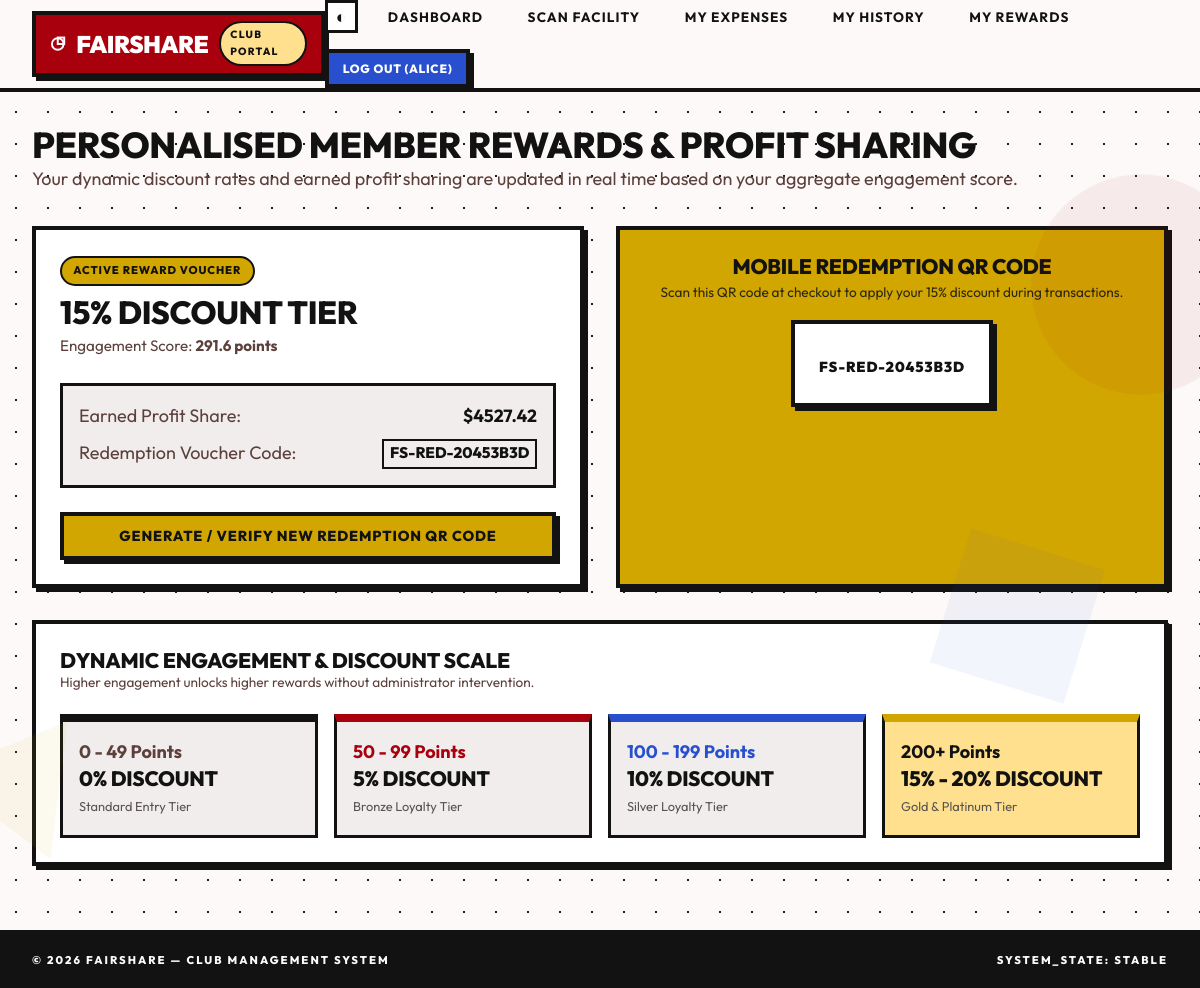
The app's page /member/rewards (signed in), older data.
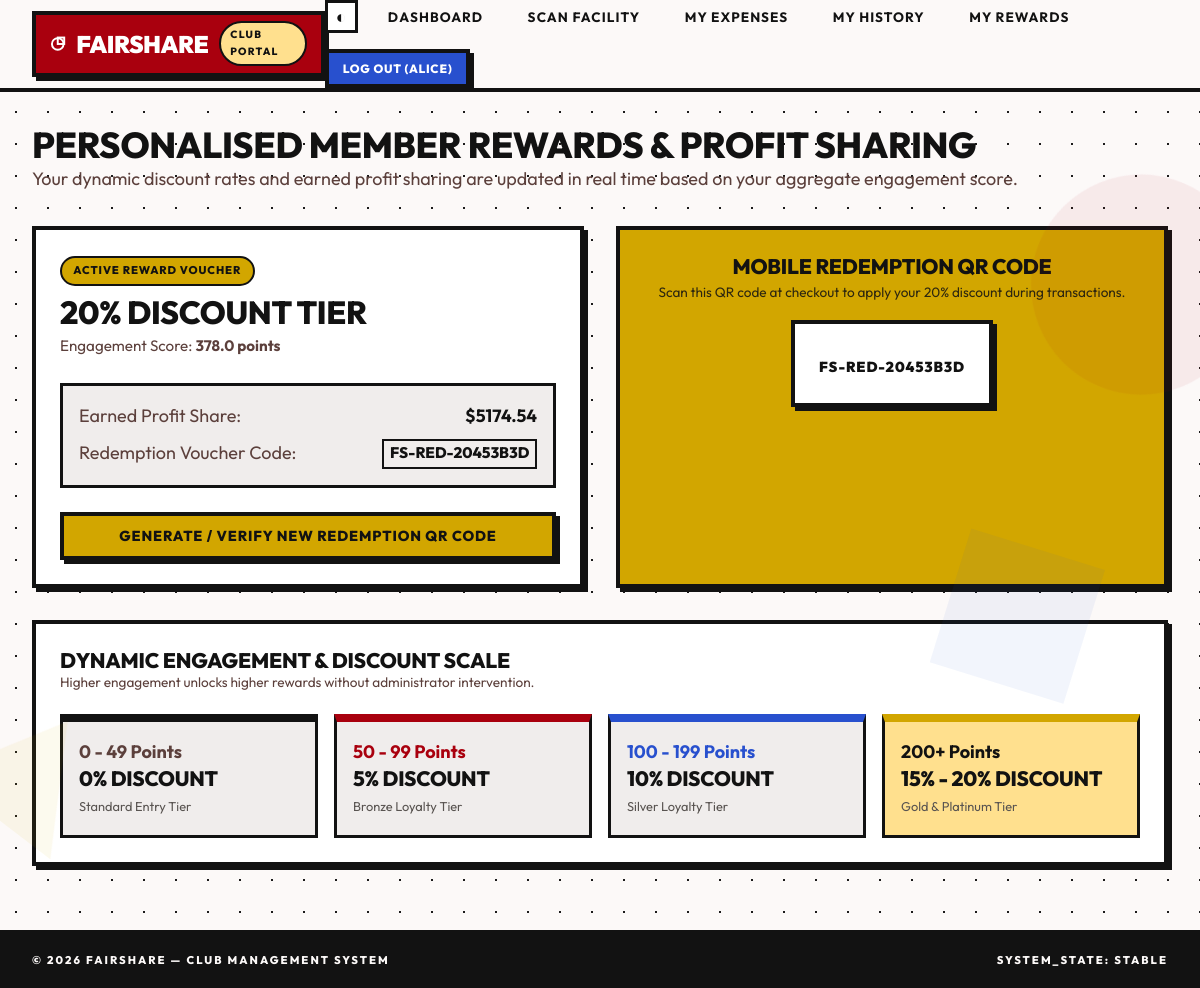
The same page, newer data.
### tables this page shows
CREATE TABLE rewards (
            id INTEGER PRIMARY KEY AUTOINCREMENT,
            member_id INTEGER NOT NULL,
            engagement_score REAL DEFAULT 0.0,
            discount_percentage REAL DEFAULT 0.0,
            earned_profit_share REAL DEFAULT 0.0,
            redemption_code TEXT UNIQUE NOT NULL,
            status TEXT DEFAULT 'active' CHECK(status IN ('active', 'redeemed')),
            created_at TIMESTAMP DEFAULT CURRENT_TIMESTAMP,
            FOREIGN KEY (member_id) REFERENCES members (id) ON DELETE CASCADE
        );

### main.py (the view)
@app.route('/member/rewards', methods=['GET', 'POST'])
@login_required
def member_rewards():
    conn = get_db()
    cursor = conn.cursor()
    cursor.execute("SELECT id FROM members WHERE user_id = ?", (session['user_id'],))
    member = cursor.fetchone()
    rewards = EngagementEngine.update_member_rewards(member['id'])
    if request.method == 'POST':
        cursor.execute("UPDATE rewards SET status = 'redeemed' WHERE member_id = ? AND status = 'active'", (member['id'],))
        conn.commit()
        rewards = EngagementEngine.update_member_rewards(member['id'])
        flash('Voucher code generated & verified!', 'success')
    conn.close()
    return render_template('member/rewards.html', rewards=rewards)

### database.py (called while the page is built)
def get_db():
    db_path = Config.DATABASE
    os.makedirs(os.path.dirname(db_path), exist_ok=True)
    conn = sqlite3.connect(db_path)
    conn.row_factory = sqlite3.Row
    conn.execute("PRAGMA foreign_keys = ON;")
    return conn

### main.py (called while the page is built)
@app.after_request
def add_header(response):
    if app.debug:
        response.headers['Cache-Control'] = 'no-cache, no-store, must-revalidate'
    else:
        response.headers['Cache-Control'] = 'public, max-age=3600'
    return response

def login_required(f):
    @functools.wraps(f)
    def decorated_function(*args, **kwargs):
        if 'user_id' not in session:
            flash('Please log in to access this page.', 'warning')
            return redirect(url_for('login'))
        return f(*args, **kwargs)
    return decorated_function

### models.py (called while the page is built)
    @staticmethod
    def get_settings():
        conn = get_db()
        cursor = conn.cursor()
        cursor.execute("SELECT * FROM reward_settings ORDER BY id DESC LIMIT 1")
        settings = cursor.fetchone()
        conn.close()
        return settings

### templates/member/rewards.html (shortened to what this page needs)
{% extends "base.html" %}
{% block content %}
<div style="margin-bottom: 2rem;">
  <h1>Personalised Member Rewards & Profit Sharing</h1>
  <p style="color: var(--text-muted);">Your dynamic discount rates and earned profit sharing are updated in real time based on your aggregate engagement score.</p>
</div>
<div class="grid grid-cols-2" style="gap: 2rem; margin-bottom: 2rem;">
  <div class="card">
    <span class="badge badge-emerald" style="margin-bottom: 0.5rem;">Active Reward Voucher</span>
    <h2 style="font-size: 2rem; margin-bottom: 0.25rem;">{{ "%.0f"|format(rewards.discount_percentage) }}% Discount Tier</h2>
    <p style="color: var(--text-muted); font-size: 0.95rem; margin-bottom: 1.5rem;">Engagement Score: <strong>{{ "%.1f"|format(rewards.engagement_score) }} points</strong></p>
    <div style="background: var(--surface-dim); border: 3px solid var(--ink); padding: 1rem; margin-bottom: 1.5rem;">
      <div style="display: flex; justify-content: space-between; margin-bottom: 0.5rem;">
        <span style="color: var(--text-muted);">Earned Profit Share:</span>
        <strong style="color: var(--ink); font-size: 1.1rem;">${{ "%.2f"|format(rewards.earned_profit_share) }}</strong>
      </div>
      <div style="display: flex; justify-content: space-between;">
        <span style="color: var(--text-muted);">Redemption Voucher Code:</span>
        <code style="color: var(--ink); font-weight: 800;">{{ rewards.redemption_code }}</code>
      </div>
    </div>
    <form action="{{ url_for('member_rewards') }}" method="POST">
      <button type="submit" class="btn btn-emerald" style="width: 100%;">
        Generate / Verify New Redemption QR Code
      </button>
    </form>
  </div>
  <div class="card card-yellow" style="text-align: center;">
    <h3 style="color: var(--ink);">Mobile Redemption QR Code</h3>
    <p style="color: var(--ink); font-size: 0.85rem; margin-top: 0.25rem; opacity: 0.85;">Scan this QR code at checkout to apply your {{ "%.0f"|format(rewards.discount_percentage) }}% discount during transactions.</p>
    <div style="background: #ffffff; border: 4px solid var(--ink); padding: 1.5rem; display: inline-block; margin-top: 1rem; box-shadow: 4px 4px 0 0 var(--ink);">
      <div style="margin-top: 0.5rem; color: var(--ink); font-family: 'Outfit', monospace; font-weight: 900; font-size: 0.9rem; letter-spacing: 0.06em;">
        {{ rewards.redemption_code }}
      </div>
    </div>
  </div>
</div>
<div class="card">
  <h3>Dynamic Engagement & Discount Scale</h3>
  <p style="color: var(--text-muted); font-size: 0.85rem; margin-bottom: 1.25rem;">Higher engagement unlocks higher rewards without administrator intervention.</p>
  <div class="grid grid-cols-4" style="gap: 1rem;">
    <div style="background: var(--surface-dim); border: 3px solid var(--ink); padding: 1rem; border-top: 8px solid var(--ink);">
      <strong style="color: var(--text-muted);">0 - 49 Points</strong>
      <h4 style="font-size: 1.3rem;">0% Discount</h4>
      <span style="font-size: 0.8rem; color: var(--text-dim);">Standard Entry Tier</span>
    </div>
    <div style="background: var(--surface-dim); border: 3px solid var(--ink); padding: 1rem; border-top: 8px solid var(--primary);">
      <strong style="color: var(--primary);">50 - 99 Points</strong>
      <h4 style="font-size: 1.3rem;">5% Discount</h4>
      <span style="font-size: 0.8rem; color: var(--text-dim);">Bronze Loyalty Tier</span>
    </div>
    <div style="background: var(--surface-dim); border: 3px solid var(--ink); padding: 1rem; border-top: 8px solid var(--secondary);">
      <strong style="color: var(--secondary);">100 - 199 Points</strong>
      <h4 style="font-size: 1.3rem;">10% Discount</h4>
      <span style="font-size: 0.8rem; color: var(--text-dim);">Silver Loyalty Tier</span>
    </div>
    <div style="background: var(--tertiary-soft); border: 3px solid var(--ink); padding: 1rem; border-top: 8px solid var(--tertiary);">
      <strong style="color: var(--ink);">200+ Points</strong>
      <h4 style="font-size: 1.3rem;">15% - 20% Discount</h4>
      <span style="font-size: 0.8rem; color: var(--text-dim);">Gold & Platinum Tier</span>
    </div>
  </div>
</div>
{% endblock %}

Row changes from the older to the newer data that the page shows:
changed rewards "FS-RED-20453B3D": discount_percentage "15" → "20"; engagement_score "291.6" → "378.0"; earned_profit_share "4527.42" → "5174.54"
